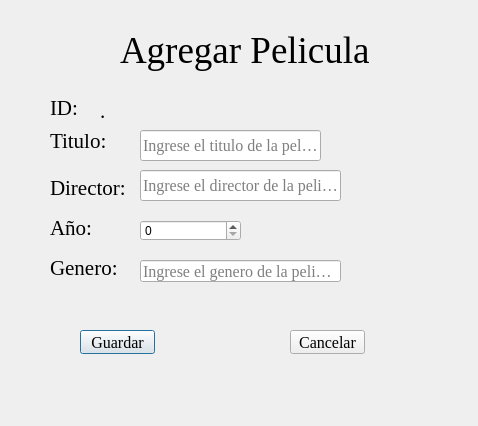
<?xml version="1.0" encoding="UTF-8"?>
<ui version="4.0">
 <class>AgregarPelicula</class>
 <widget class="QDialog" name="AgregarPelicula">
  <property name="geometry">
   <rect>
    <x>0</x>
    <y>0</y>
    <width>478</width>
    <height>426</height>
   </rect>
  </property>
  <property name="windowTitle">
   <string>Dialog</string>
  </property>
  <widget class="QLabel" name="label">
   <property name="geometry">
    <rect>
     <x>120</x>
     <y>30</y>
     <width>261</width>
     <height>41</height>
    </rect>
   </property>
   <property name="font">
    <font>
     <family>Times New Roman</family>
     <pointsize>28</pointsize>
    </font>
   </property>
   <property name="text">
    <string>Agregar Pelicula</string>
   </property>
  </widget>
  <widget class="QLabel" name="label_2">
   <property name="geometry">
    <rect>
     <x>50</x>
     <y>100</y>
     <width>49</width>
     <height>16</height>
    </rect>
   </property>
   <property name="font">
    <font>
     <family>Times New Roman</family>
     <pointsize>16</pointsize>
    </font>
   </property>
   <property name="text">
    <string>ID:</string>
   </property>
  </widget>
  <widget class="QLabel" name="lblMostrarID">
   <property name="geometry">
    <rect>
     <x>100</x>
     <y>100</y>
     <width>101</width>
     <height>21</height>
    </rect>
   </property>
   <property name="font">
    <font>
     <family>Times New Roman</family>
     <pointsize>16</pointsize>
    </font>
   </property>
   <property name="text">
    <string>.</string>
   </property>
  </widget>
  <widget class="QLineEdit" name="txtTitulo">
   <property name="geometry">
    <rect>
     <x>140</x>
     <y>130</y>
     <width>181</width>
     <height>31</height>
    </rect>
   </property>
   <property name="font">
    <font>
     <family>Times New Roman</family>
     <pointsize>12</pointsize>
    </font>
   </property>
   <property name="placeholderText">
    <string>Ingrese el titulo de la pelicula</string>
   </property>
  </widget>
  <widget class="QLabel" name="label_3">
   <property name="geometry">
    <rect>
     <x>50</x>
     <y>130</y>
     <width>71</width>
     <height>21</height>
    </rect>
   </property>
   <property name="font">
    <font>
     <family>Times New Roman</family>
     <pointsize>16</pointsize>
    </font>
   </property>
   <property name="text">
    <string>Titulo:</string>
   </property>
  </widget>
  <widget class="QLineEdit" name="txtDirector">
   <property name="geometry">
    <rect>
     <x>140</x>
     <y>170</y>
     <width>201</width>
     <height>31</height>
    </rect>
   </property>
   <property name="font">
    <font>
     <family>Times New Roman</family>
     <pointsize>12</pointsize>
    </font>
   </property>
   <property name="placeholderText">
    <string>Ingrese el director de la pelicula</string>
   </property>
  </widget>
  <widget class="QLabel" name="label_4">
   <property name="geometry">
    <rect>
     <x>50</x>
     <y>180</y>
     <width>81</width>
     <height>16</height>
    </rect>
   </property>
   <property name="font">
    <font>
     <family>Times New Roman</family>
     <pointsize>16</pointsize>
    </font>
   </property>
   <property name="text">
    <string>Director:</string>
   </property>
  </widget>
  <widget class="QLabel" name="label_5">
   <property name="geometry">
    <rect>
     <x>50</x>
     <y>220</y>
     <width>81</width>
     <height>16</height>
    </rect>
   </property>
   <property name="font">
    <font>
     <family>Times New Roman</family>
     <pointsize>16</pointsize>
    </font>
   </property>
   <property name="text">
    <string>Año:</string>
   </property>
  </widget>
  <widget class="QSpinBox" name="spinAnio">
   <property name="geometry">
    <rect>
     <x>140</x>
     <y>220</y>
     <width>101</width>
     <height>21</height>
    </rect>
   </property>
  </widget>
  <widget class="QLabel" name="label_6">
   <property name="geometry">
    <rect>
     <x>50</x>
     <y>260</y>
     <width>81</width>
     <height>16</height>
    </rect>
   </property>
   <property name="font">
    <font>
     <family>Times New Roman</family>
     <pointsize>16</pointsize>
    </font>
   </property>
   <property name="text">
    <string>Genero:</string>
   </property>
  </widget>
  <widget class="QLineEdit" name="txtGenero">
   <property name="geometry">
    <rect>
     <x>140</x>
     <y>260</y>
     <width>201</width>
     <height>22</height>
    </rect>
   </property>
   <property name="font">
    <font>
     <family>Times New Roman</family>
     <pointsize>12</pointsize>
    </font>
   </property>
   <property name="placeholderText">
    <string>Ingrese el genero de la pelicula</string>
   </property>
  </widget>
  <widget class="QPushButton" name="btnGuardar">
   <property name="geometry">
    <rect>
     <x>80</x>
     <y>330</y>
     <width>75</width>
     <height>24</height>
    </rect>
   </property>
   <property name="font">
    <font>
     <family>Times New Roman</family>
     <pointsize>12</pointsize>
    </font>
   </property>
   <property name="text">
    <string>Guardar</string>
   </property>
  </widget>
  <widget class="QPushButton" name="opcional">
   <property name="geometry">
    <rect>
     <x>290</x>
     <y>330</y>
     <width>75</width>
     <height>24</height>
    </rect>
   </property>
   <property name="font">
    <font>
     <family>Times New Roman</family>
     <pointsize>12</pointsize>
    </font>
   </property>
   <property name="text">
    <string>Cancelar</string>
   </property>
  </widget>
 </widget>
 <resources/>
 <connections/>
</ui>
